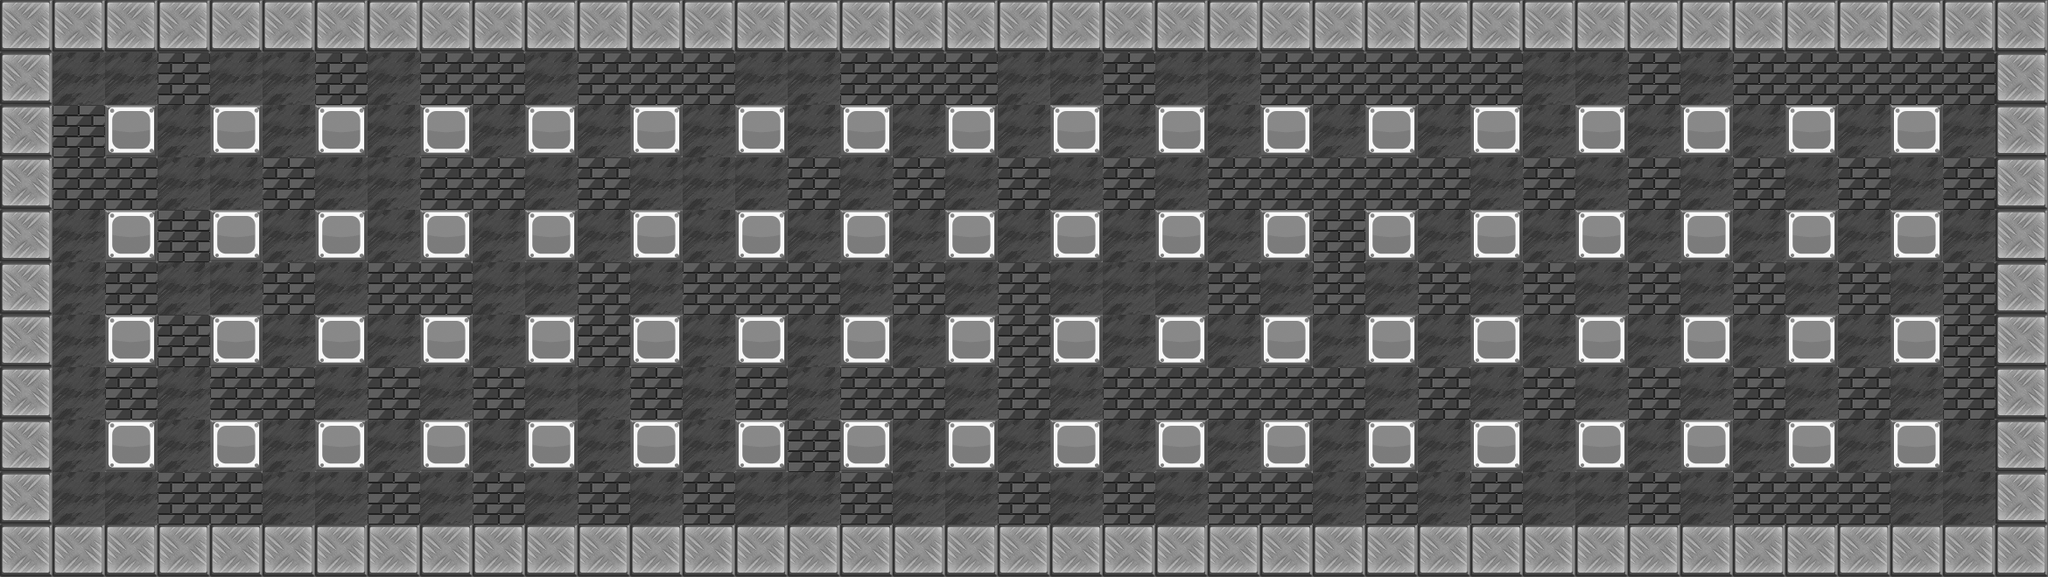

A 2D game scene composited from a Tiled map and its tileset images. What follows is a short description and the map's XML, with each tile layer's data collapsed to a summary:
An orthogonal 39x11 tile map with 60x60 px tiles, 4 tile layers (BG, NonDestructive, Foreground, Meta), 5 tilesets and 8 objects (7x enemy, player).

<map version="1.0" orientation="orthogonal" width="39" height="11" tilewidth="60" tileheight="60">
 <tileset firstgid="1" name="color" tilewidth="60" tileheight="60">
  <image source="color.png" width="240" height="60" />
  <tile id="1">
   <properties>
    <property name="Blastable" value="False" />
    <property name="Collidable" value="True" />
   </properties>
  </tile>
  <tile id="2">
   <properties>
    <property name="Blastable" value="True" />
    <property name="Collidable" value="True" />
   </properties>
  </tile>
 </tileset>
 <tileset firstgid="5" name="map1" tilewidth="60" tileheight="60">
  <image source="map1.png" width="420" height="420" />
 </tileset>
 <tileset firstgid="54" name="map2" tilewidth="60" tileheight="60">
  <image source="map2.png" width="420" height="420" />
 </tileset>
 <tileset firstgid="103" name="map3" tilewidth="60" tileheight="60">
  <image source="map3.png" width="420" height="420" />
 </tileset>
 <tileset firstgid="152" name="map4" tilewidth="60" tileheight="60">
  <image source="map4.png" width="420" height="420" />
 </tileset>
 <layer name="BG" width="39" height="11">
  <data>[429 cells, 429 non-empty, 1 distinct tile ids]</data>
 </layer>
 <layer name="NonDestructive" width="39" height="11">
  <data>[429 cells, 168 non-empty, 2 distinct tile ids]</data>
 </layer>
 <layer name="Foreground" width="39" height="11">
  <data>[429 cells, 106 non-empty, 4 distinct tile ids]</data>
 </layer>
 <layer name="Meta" width="39" height="11">
  <data>[429 cells, 274 non-empty, 2 distinct tile ids]</data>
 </layer>
 <objectgroup name="Objects" width="39" height="11">
  <object name="StartPoint" type="player" x="89" y="331" />
  <object name="enemy" x="929" y="393" />
  <object name="enemy" x="809" y="208" />
  <object name="enemy" x="329" y="93" />
  <object name="enemy" x="1291" y="332" />
  <object name="enemy" x="569" y="330" />
  <object name="enemy" x="2127" y="388" />
  <object name="enemy" x="693" y="275" />
 </objectgroup>
</map>
